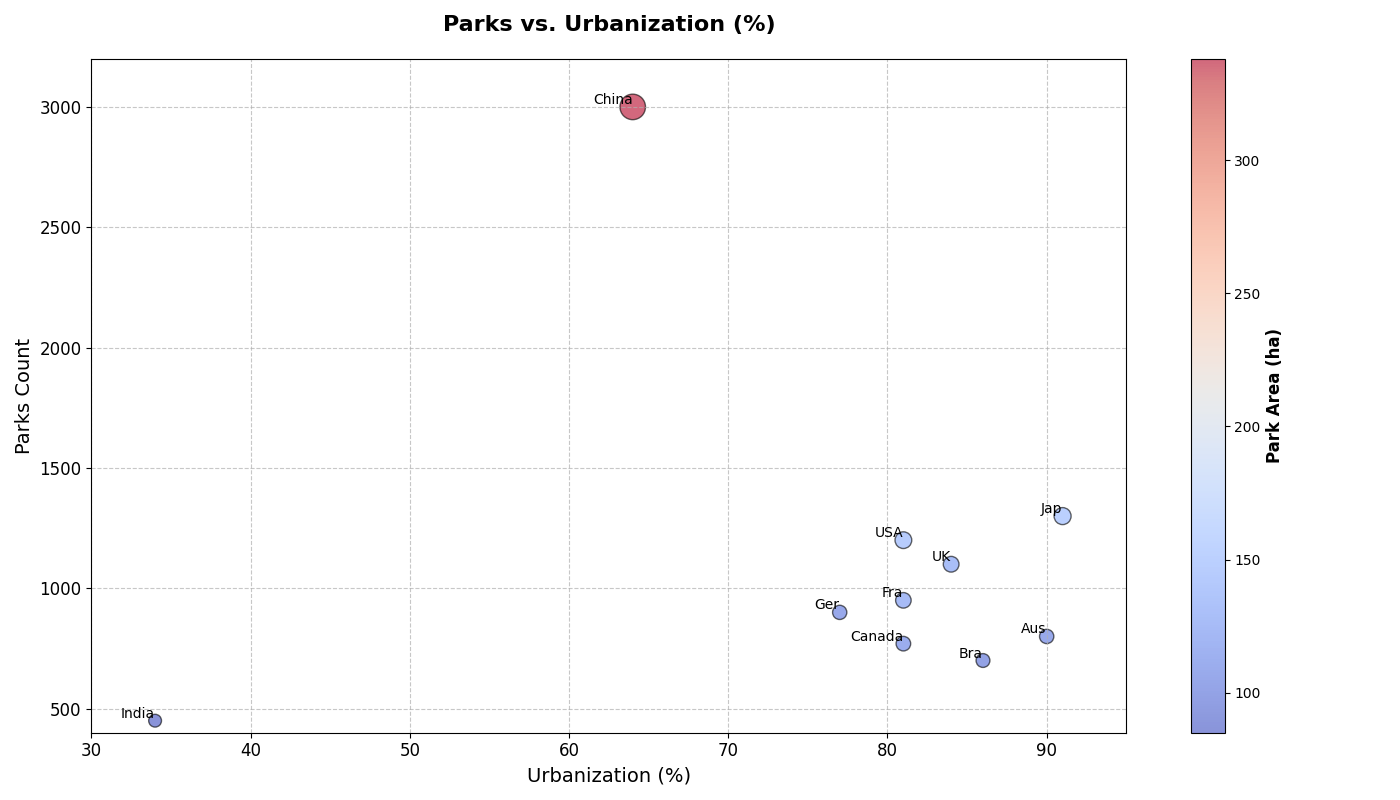

Recreate this plot in Python.
import matplotlib.pyplot as plt
import numpy as np

countries = ['USA', 'China', 'Ger', 'Bra', 'India', 'UK', 'Fra', 'Aus', 'Canada', 'Jap']
urban_parks = np.array([1200, 3000, 900, 700, 450, 1100, 950, 800, 770, 1300])
urbanization_level = np.array([81, 64, 77, 86, 34, 84, 81, 90, 81, 91])

average_park_area = urban_parks / 10 + [25, 38, 15, 29, 40, 18, 30, 26, 33, 20]

fig, ax = plt.subplots(figsize=(14, 8))
scatter = ax.scatter(urbanization_level, urban_parks, s=average_park_area, c=average_park_area, cmap='coolwarm', alpha=0.6, edgecolor='black')

ax.set_title('Parks vs. Urbanization (%)', fontsize=16, fontweight='bold', pad=20)
ax.set_xlabel('Urbanization (%)', fontsize=14)
ax.set_ylabel('Parks Count', fontsize=14)

cbar = fig.colorbar(scatter, ax=ax)
cbar.set_label('Park Area (ha)', fontsize=12, fontweight='bold')

for i, country in enumerate(countries):
    ax.annotate(country, (urbanization_level[i], urban_parks[i]), fontsize=10, ha='right', va='bottom', color='black')

ax.grid(True, linestyle='--', alpha=0.7)
plt.xticks(fontsize=12)
plt.yticks(fontsize=12)
ax.set_xlim(30, 95)
ax.set_ylim(400, 3200)

plt.tight_layout()
plt.show()
